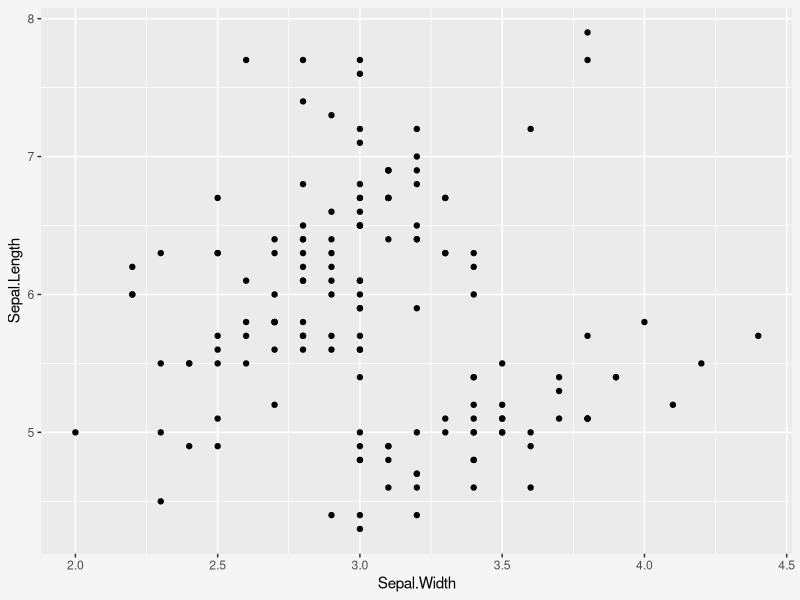
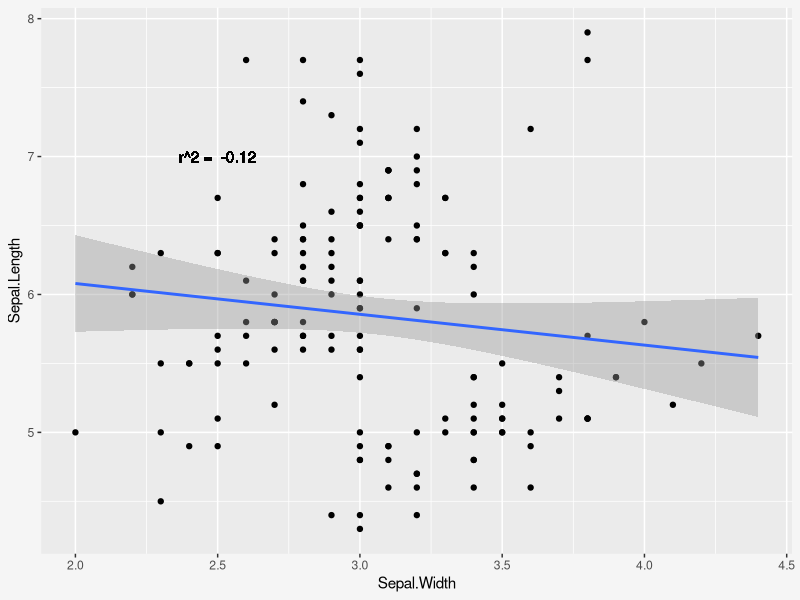
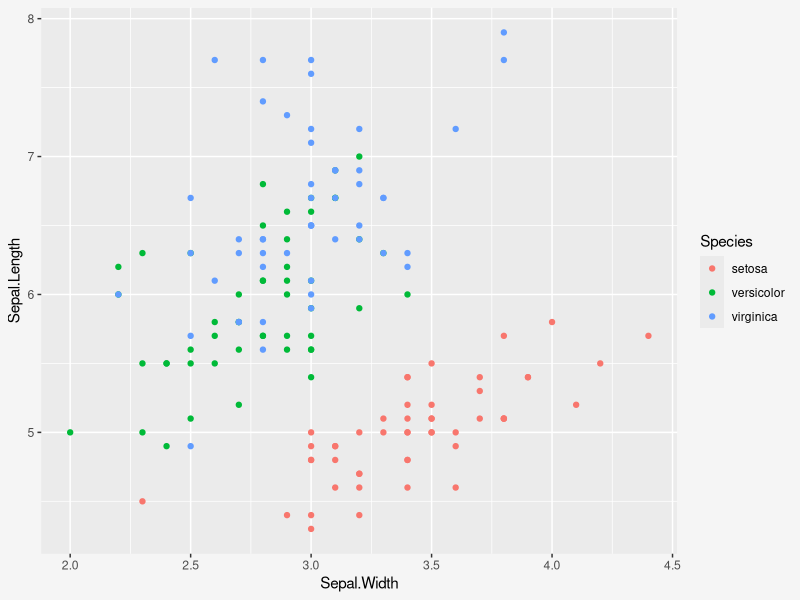
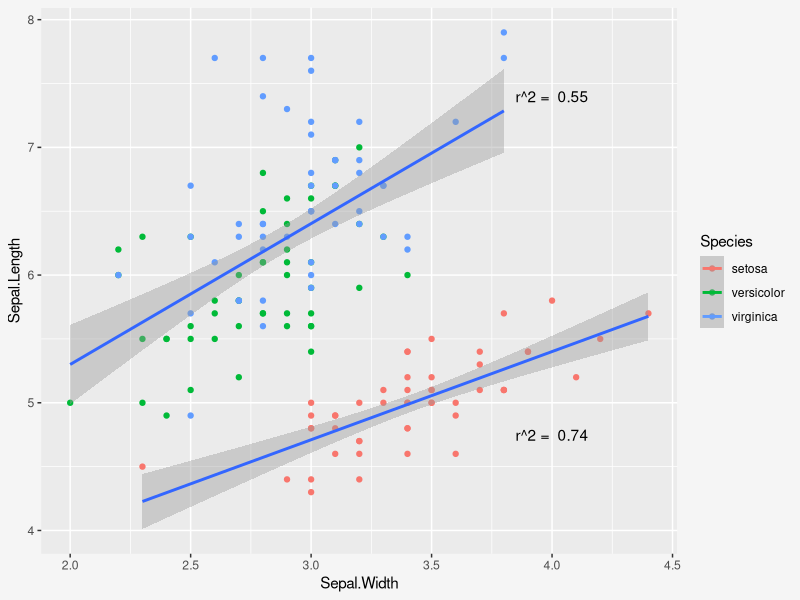

These charts were generated, in order, by the following R code:
## ---- chunk 1
# Package imports
library(dplyr)
library(ggplot2)

# BG color for plots - should match .figure and .caption classes in rmd_style.css
figbg = "whitesmoke"
## ---- chunk 2
#| label: fig-scatter
#| echo: FALSE
#| fig-cap: "Scatterplot of sepal length against sepal width for the `iris` dataset."

p = ggplot(iris,
           aes(x=Sepal.Width, y=Sepal.Length)) +
  geom_point() + 
  theme(legend.position = "none",
        plot.background = element_rect(fill = figbg, color = figbg))

p
## ---- chunk 3
#| label: fig-scatter-lm
#| echo: FALSE
#| fig-cap: "Scatterplot of sepal length against sepal width for the `iris` dataset, showing linear regression between the variables."

p = ggplot(iris,
           aes(x=Sepal.Width, y=Sepal.Length)) +
  geom_point() + 
  geom_smooth(method="lm") +
  geom_text(x=2.5, y=7,
            label=paste("r^2 = ", format(cor(iris$Sepal.Length, iris$Sepal.Width), digits=2))) + 
  theme(legend.position = "none",
        plot.background = element_rect(fill = figbg, color = figbg))

p
## ---- chunk 4
#| label: fig-scatter-color
#| echo: FALSE
#| fig-cap: Scatterplot of sepal length against sepal width for the `iris` dataset, coloured by species."

p = ggplot(iris,
           aes(x=Sepal.Width, y=Sepal.Length, color=Species)) +
  geom_point() + 
  theme(legend.background = element_rect(fill = figbg, color = figbg),
        plot.background = element_rect(fill = figbg, color = figbg))

p
## ---- chunk 5
#| label: fig-scatter-color-lm
#| echo: FALSE
#| fig-cap: "Scatterplot of sepal length against sepal width for the `iris` dataset, coloured by species, with linear regression on two separate groups."

iris1 = iris %>% filter(Species!="setosa") 
cor1 = cor(iris1$Sepal.Length, iris1$Sepal.Width)
iris2 = iris %>% filter(Species=="setosa") 
cor2 = cor(iris2$Sepal.Length, iris2$Sepal.Width)

p = ggplot(iris %>%
             mutate(sp_group=Species=="setosa"),
           aes(x=Sepal.Width, y=Sepal.Length, color=Species, group=sp_group)) +
  geom_point() +
  geom_smooth(method="lm") +
  annotate("text", x=4.0, y=7.4,
            label=paste("r^2 = ", format(cor1, digits=2))) + 
  annotate("text", x=4.0, y=4.75,
            label=paste("r^2 = ", format(cor2, digits=2))) + 
  theme(legend.background = element_rect(fill = figbg, color = figbg),
        plot.background = element_rect(fill = figbg, color = figbg))

p
